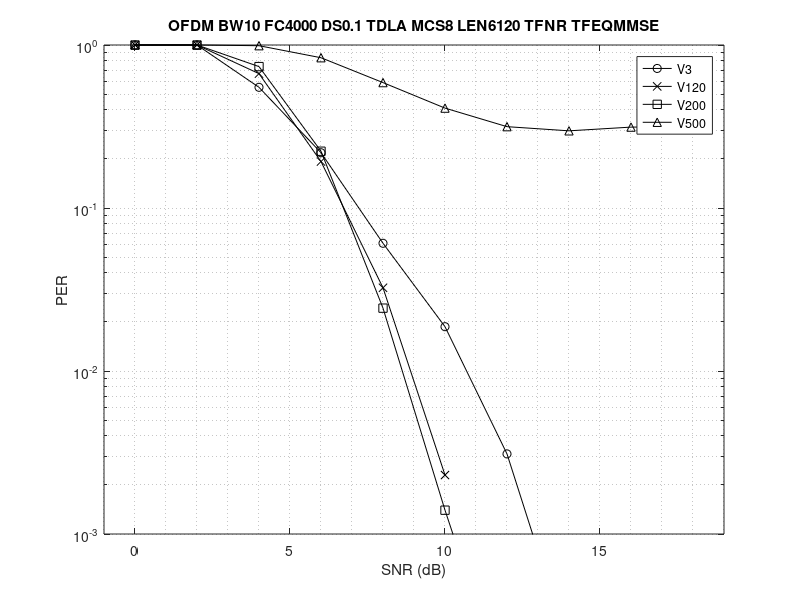
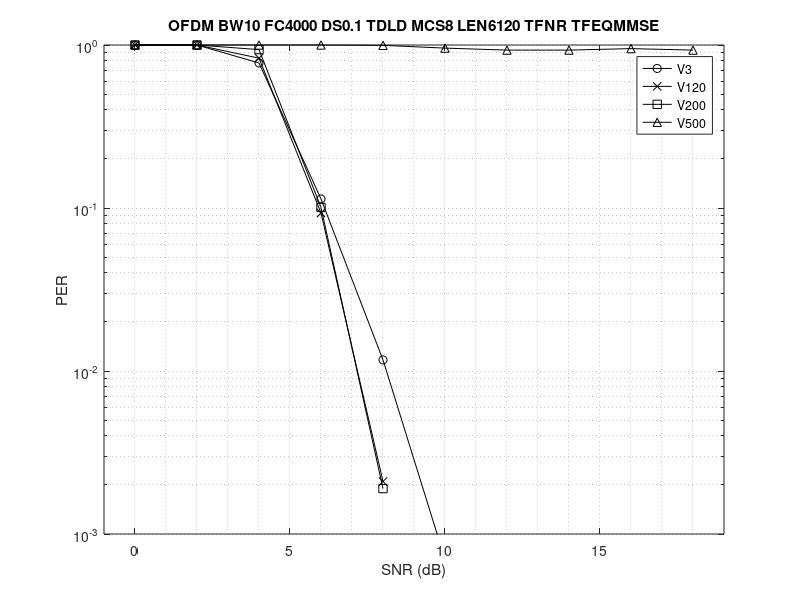
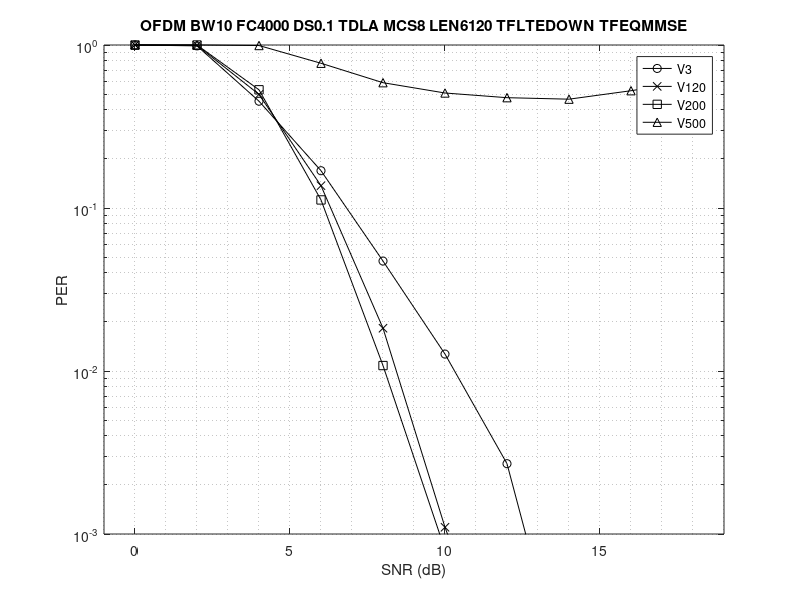
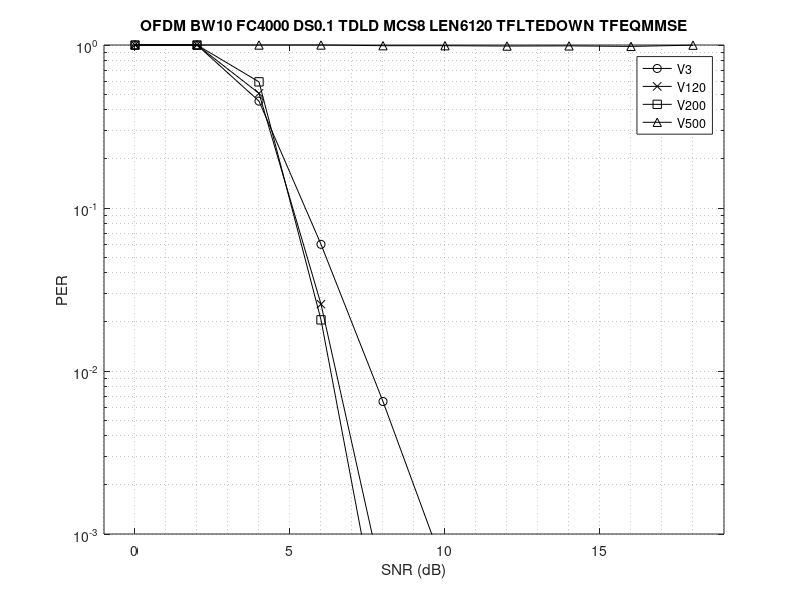

Recreate these plots in MATLAB, in order.
% simulator: new_wave_test_r3
% commit: caa3e60

% RUNNING CASE: OFDM BW10 FC4000 V3 DS0.1 TDLA MCS8 LEN6120 SIM10000 SNR0 TFNR TFEQMMSE
per_case01 = [ ...
  0.0        401   1.000000
  2.0        401   1.000000
  4.0        729   0.550069
  6.0       1837   0.218291
  8.0       6601   0.060748
 10.0      10000   0.018700
 12.0      10000   0.003100
 14.0      10000   0.000200
 16.0      10000   0.000100];

% RUNNING CASE: OFDM BW10 FC4000 V120 DS0.1 TDLA MCS8 LEN6120 SIM10000 SNR0 TFNR TFEQMMSE
per_case02 = [ ...
  0.0        401   1.000000
  2.0        401   1.000000
  4.0        601   0.667221
  6.0       2080   0.192788
  8.0      10000   0.032400
 10.0      10000   0.002300
 12.0      10000   0.000000];

% RUNNING CASE: OFDM BW10 FC4000 V200 DS0.1 TDLA MCS8 LEN6120 SIM10000 SNR0 TFNR TFEQMMSE
per_case03 = [ ...
  0.0        401   1.000000
  2.0        401   1.000000
  4.0        544   0.737132
  6.0       1798   0.223026
  8.0      10000   0.024300
 10.0      10000   0.001400
 12.0      10000   0.000100];

% RUNNING CASE: OFDM BW10 FC4000 V500 DS0.1 TDLA MCS8 LEN6120 SIM10000 SNR0 TFNR TFEQMMSE
per_case04 = [ ...
  0.0        401   1.000000
  2.0        401   1.000000
  4.0        405   0.990123
  6.0        480   0.835417
  8.0        682   0.587977
 10.0        978   0.410020
 12.0       1271   0.315500
 14.0       1348   0.297478
 16.0       1279   0.313526
 18.0       1272   0.315252];

% RUNNING CASE: OFDM BW10 FC4000 V3 DS0.1 TDLD MCS8 LEN6120 SIM10000 SNR0 TFNR TFEQMMSE
per_case05 = [ ...
  0.0        401   1.000000
  2.0        401   1.000000
  4.0        517   0.775629
  6.0       3529   0.113630
  8.0      10000   0.011700
 10.0      10000   0.000700];

% RUNNING CASE: OFDM BW10 FC4000 V120 DS0.1 TDLD MCS8 LEN6120 SIM10000 SNR0 TFNR TFEQMMSE
per_case06 = [ ...
  0.0        401   1.000000
  2.0        401   1.000000
  4.0        483   0.830228
  6.0       4305   0.093148
  8.0      10000   0.002100
 10.0      10000   0.000000];

% RUNNING CASE: OFDM BW10 FC4000 V200 DS0.1 TDLD MCS8 LEN6120 SIM10000 SNR0 TFNR TFEQMMSE
per_case07 = [ ...
  0.0        401   1.000000
  2.0        401   1.000000
  4.0        428   0.936916
  6.0       3979   0.100779
  8.0      10000   0.001900
 10.0      10000   0.000000];

% RUNNING CASE: OFDM BW10 FC4000 V500 DS0.1 TDLD MCS8 LEN6120 SIM10000 SNR0 TFNR TFEQMMSE
per_case08 = [ ...
  0.0        401   1.000000
  2.0        401   1.000000
  4.0        401   1.000000
  6.0        401   1.000000
  8.0        403   0.995037
 10.0        419   0.957041
 12.0        431   0.930394
 14.0        431   0.930394
 16.0        422   0.950237
 18.0        431   0.930394];

% RUNNING CASE: OFDM BW10 FC4000 V3 DS0.1 TDLA MCS8 LEN6120 SIM10000 SNR0 TFLTEDOWN TFEQMMSE
per_case09 = [ ...
  0.0        401   1.000000
  2.0        406   0.987685
  4.0        887   0.452086
  6.0       2368   0.169341
  8.0       8483   0.047271
 10.0      10000   0.012700
 12.0      10000   0.002700
 14.0      10000   0.000100];

% RUNNING CASE: OFDM BW10 FC4000 V120 DS0.1 TDLA MCS8 LEN6120 SIM10000 SNR0 TFLTEDOWN TFEQMMSE
per_case10 = [ ...
  0.0        401   1.000000
  2.0        403   0.995037
  4.0        806   0.497519
  6.0       2926   0.137047
  8.0      10000   0.018300
 10.0      10000   0.001100
 12.0      10000   0.000100];

% RUNNING CASE: OFDM BW10 FC4000 V200 DS0.1 TDLA MCS8 LEN6120 SIM10000 SNR0 TFLTEDOWN TFEQMMSE
per_case11 = [ ...
  0.0        401   1.000000
  2.0        401   1.000000
  4.0        755   0.531126
  6.0       3578   0.112074
  8.0      10000   0.010800
 10.0      10000   0.000800];

% RUNNING CASE: OFDM BW10 FC4000 V500 DS0.1 TDLA MCS8 LEN6120 SIM10000 SNR0 TFLTEDOWN TFEQMMSE
per_case12 = [ ...
  0.0        401   1.000000
  2.0        401   1.000000
  4.0        404   0.992574
  6.0        519   0.772640
  8.0        683   0.587116
 10.0        790   0.507595
 12.0        844   0.475118
 14.0        862   0.465197
 16.0        765   0.524183
 18.0        663   0.604827];

% RUNNING CASE: OFDM BW10 FC4000 V3 DS0.1 TDLD MCS8 LEN6120 SIM10000 SNR0 TFLTEDOWN TFEQMMSE
per_case13 = [ ...
  0.0        401   1.000000
  2.0        401   1.000000
  4.0        886   0.452596
  6.0       6699   0.059860
  8.0      10000   0.006500
 10.0      10000   0.000600];

% RUNNING CASE: OFDM BW10 FC4000 V120 DS0.1 TDLD MCS8 LEN6120 SIM10000 SNR0 TFLTEDOWN TFEQMMSE
per_case14 = [ ...
  0.0        401   1.000000
  2.0        401   1.000000
  4.0        794   0.505038
  6.0      10000   0.025700
  8.0      10000   0.000500];

% RUNNING CASE: OFDM BW10 FC4000 V200 DS0.1 TDLA MCS8 LEN6120 SIM10000 SNR0 TFLTEDOWN TFEQMMSE
per_case15 = [ ...
  0.0        401   1.000000
  2.0        401   1.000000
  4.0        675   0.594074
  6.0      10000   0.020600
  8.0      10000   0.000200];

% RUNNING CASE: OFDM BW10 FC4000 V500 DS0.1 TDLD MCS8 LEN6120 SIM10000 SNR0 TFLTEDOWN TFEQMMSE
per_case16 = [ ...
  0.0        401   1.000000
  2.0        401   1.000000
  4.0        401   1.000000
  6.0        401   1.000000
  8.0        405   0.990123
 10.0        405   0.990123
 12.0        407   0.985258
 14.0        406   0.987685
 16.0        409   0.980440
 18.0        402   0.997512];

% RUNNING CASE: OFDM BW10 FC4000 V3 DS0.1 TDLA MCS8 LEN6120 SIM10000 SNR0 TFLTEUP TFEQMMSE
per_case17 = [ ...
  0.0        401   1.000000
  2.0        401   1.000000
  4.0        441   0.909297
  6.0       1073   0.373719
  8.0       4382   0.091511
 10.0      10000   0.021400
 12.0      10000   0.002500
 14.0      10000   0.000200];

% RUNNING CASE: OFDM BW10 FC4000 V120 DS0.1 TDLA MCS8 LEN6120 SIM10000 SNR0 TFLTEUP TFEQMMSE
per_case18 = [ ...
  0.0        401   1.000000
  2.0        401   1.000000
  4.0        429   0.934732
  6.0        968   0.414256
  8.0       4793   0.083664
 10.0      10000   0.010500
 12.0      10000   0.001000
 14.0      10000   0.000100];

% RUNNING CASE: OFDM BW10 FC4000 V200 DS0.1 TDLA MCS8 LEN6120 SIM10000 SNR0 TFLTEUP TFEQMMSE
per_case19 = [ ...
  0.0        401   1.000000
  2.0        401   1.000000
  4.0        406   0.987685
  6.0        619   0.647819
  8.0       1470   0.272789
 10.0       3471   0.115529
 12.0       5117   0.078366
 14.0       6244   0.064222
 16.0       5119   0.078336
 18.0       4782   0.083856];

% RUNNING CASE: OFDM BW10 FC4000 V500 DS0.1 TDLA MCS8 LEN6120 SIM10000 SNR0 TFLTEUP TFEQMMSE
per_case20 = [ ...
  0.0        401   1.000000
  2.0        401   1.000000
  4.0        401   1.000000
  6.0        401   1.000000
  8.0        401   1.000000
 10.0        401   1.000000
 12.0        401   1.000000
 14.0        403   0.995037
 16.0        403   0.995037
 18.0        402   0.997512];

% RUNNING CASE: OFDM BW10 FC4000 V3 DS0.1 TDLD MCS8 LEN6120 SIM10000 SNR0 TFLTEUP TFEQMMSE
per_case21 = [ ...
  0.0        401   1.000000
  2.0        401   1.000000
  4.0        403   0.995037
  6.0       1302   0.307988
  8.0      10000   0.024300
 10.0      10000   0.001200
 12.0      10000   0.000200];

% RUNNING CASE: OFDM BW10 FC4000 V120 DS0.1 TDLD MCS8 LEN6120 SIM10000 SNR0 TFLTEUP TFEQMMSE
per_case22 = [ ...
  0.0        401   1.000000
  2.0        401   1.000000
  4.0        401   1.000000
  6.0        902   0.444568
  8.0      10000   0.022500
 10.0      10000   0.000200];

% RUNNING CASE: OFDM BW10 FC4000 V200 DS0.1 TDLD MCS8 LEN6120 SIM10000 SNR0 TFLTEUP TFEQMMSE
per_case23 = [ ...
  0.0        401   1.000000
  2.0        401   1.000000
  4.0        401   1.000000
  6.0        436   0.919725
  8.0        777   0.516088
 10.0       1551   0.258543
 12.0       2212   0.181284
 14.0       2210   0.181448
 16.0       2065   0.194189
 18.0       1580   0.253797];

% RUNNING CASE: OFDM BW10 FC4000 V500 DS0.1 TDLD MCS8 LEN6120 SIM10000 SNR0 TFLTEUP TFEQMMSE
per_case24 = [ ...
  0.0        401   1.000000
  2.0        401   1.000000
  4.0        401   1.000000
  6.0        401   1.000000
  8.0        401   1.000000
 10.0        401   1.000000
 12.0        401   1.000000
 14.0        401   1.000000
 16.0        401   1.000000
 18.0        401   1.000000];

% RUNNING CASE: OFDM BW10 FC4000 V3 DS0.1 TDLA MCS8 LEN6120 SIM10000 SNR0 REAL TFEQMMSE
per_case25 = [ ...
  0.0        401   1.000000
  2.0        644   0.622671
  4.0       1542   0.260052
  6.0       3928   0.102088
  8.0      10000   0.033100
 10.0      10000   0.006900
 12.0      10000   0.002300
 14.0      10000   0.000400];

% RUNNING CASE: OFDM BW10 FC4000 V120 DS0.1 TDLA MCS8 LEN6120 SIM10000 SNR0 REAL TFEQMMSE
per_case26 = [ ...
  0.0        401   1.000000
  2.0        572   0.701049
  4.0       2053   0.195324
  6.0       7916   0.050657
  8.0      10000   0.008400
 10.0      10000   0.000500];

% RUNNING CASE: OFDM BW10 FC4000 V200 DS0.1 TDLA MCS8 LEN6120 SIM10000 SNR0 REAL TFEQMMSE
per_case27 = [ ...
  0.0        401   1.000000
  2.0        514   0.780156
  4.0       2189   0.183189
  6.0      10000   0.028700
  8.0      10000   0.002700
 10.0      10000   0.000100];

% RUNNING CASE: OFDM BW10 FC4000 V500 DS0.1 TDLA MCS8 LEN6120 SIM10000 SNR0 REAL TFEQMMSE
per_case28 = [ ...
  0.0        401   1.000000
  2.0        438   0.915525
  4.0       3044   0.131735
  6.0      10000   0.005900
  8.0      10000   0.000300];

% RUNNING CASE: OFDM BW10 FC4000 V3 DS0.1 TDLD MCS8 LEN6120 SIM10000 SNR0 REAL TFEQMMSE
per_case29 = [ ...
  0.0        401   1.000000
  2.0        574   0.698606
  4.0       3239   0.123804
  6.0      10000   0.021200
  8.0      10000   0.003000
 10.0      10000   0.000100];

% RUNNING CASE: OFDM BW10 FC4000 V120 DS0.1 TDLD MCS8 LEN6120 SIM10000 SNR0 REAL TFEQMMSE
per_case30 = [ ...
  0.0        401   1.000000
  2.0        460   0.871739
  4.0       4997   0.080248
  6.0      10000   0.001800
  8.0      10000   0.000000];

% RUNNING CASE: OFDM BW10 FC4000 V200 DS0.1 TDLD MCS8 LEN6120 SIM10000 SNR0 REAL TFEQMMSE
per_case31 = [ ...
  0.0        401   1.000000
  2.0        448   0.895089
  4.0       7401   0.054182
  6.0      10000   0.001000
  8.0      10000   0.000000];

% RUNNING CASE: OFDM BW10 FC4000 V500 DS0.1 TDLD MCS8 LEN6120 SIM10000 SNR0 REAL TFEQMMSE
per_case32 = [ ...
  0.0        401   1.000000
  2.0        404   0.992574
  4.0      10000   0.037000
  6.0      10000   0.000000];

% RUNNING CASE: OTFS BW10 FC4000 V3 DS0.1 TDLA MCS8 LEN6120 SIM10000 SNR0 DDTONE TFEQMMSE
per_case33 = [ ...
  0.0        401   1.000000
  2.0        401   1.000000
  4.0        458   0.875546
  6.0        880   0.455682
  8.0       2436   0.164614
 10.0       7972   0.050301
 12.0      10000   0.009500
 14.0      10000   0.002200
 16.0      10000   0.000000];

% RUNNING CASE: OTFS BW10 FC4000 V120 DS0.1 TDLA MCS8 LEN6120 SIM10000 SNR0 DDTONE TFEQMMSE
per_case34 = [ ...
  0.0        401   1.000000
  2.0        401   1.000000
  4.0        413   0.970944
  6.0        696   0.576149
  8.0       2512   0.159634
 10.0      10000   0.016400
 12.0      10000   0.001100
 14.0      10000   0.000000];

% RUNNING CASE: OTFS BW10 FC4000 V200 DS0.1 TDLA MCS8 LEN6120 SIM10000 SNR0 DDTONE TFEQMMSE
per_case35 = [ ...
  0.0        401   1.000000
  2.0        401   1.000000
  4.0        402   0.997512
  6.0        543   0.738490
  8.0       2641   0.151836
 10.0      10000   0.008800
 12.0      10000   0.000400
 14.0      10000   0.000000];

% RUNNING CASE: OTFS BW10 FC4000 V500 DS0.1 TDLA MCS8 LEN6120 SIM10000 SNR0 DDTONE TFEQMMSE
per_case36 = [ ...
  0.0        401   1.000000
  2.0        401   1.000000
  4.0        401   1.000000
  6.0        419   0.957041
  8.0       1277   0.314017
 10.0      10000   0.012600
 12.0      10000   0.000100
 14.0      10000   0.000100];

% RUNNING CASE: OTFS BW10 FC4000 V3 DS0.1 TDLD MCS8 LEN6120 SIM10000 SNR0 DDTONE TFEQMMSE
per_case37 = [ ...
  0.0        401   1.000000
  2.0        401   1.000000
  4.0        403   0.995037
  6.0        613   0.654160
  8.0       2552   0.157132
 10.0      10000   0.020200
 12.0      10000   0.001000
 14.0      10000   0.000000];

% RUNNING CASE: OTFS BW10 FC4000 V120 DS0.1 TDLD MCS8 LEN6120 SIM10000 SNR0 DDTONE TFEQMMSE
per_case38 = [ ...
  0.0        401   1.000000
  2.0        401   1.000000
  4.0        401   1.000000
  6.0        484   0.828512
  8.0       3093   0.129648
 10.0      10000   0.001500
 12.0      10000   0.000000];

% RUNNING CASE: OTFS BW10 FC4000 V200 DS0.1 TDLD MCS8 LEN6120 SIM10000 SNR0 DDTONE TFEQMMSE
per_case39 = [ ...
  0.0        401   1.000000
  2.0        401   1.000000
  4.0        401   1.000000
  6.0        454   0.883260
  8.0       3508   0.114310
 10.0      10000   0.000700];

% RUNNING CASE: OTFS BW10 FC4000 V500 DS0.1 TDLD MCS8 LEN6120 SIM10000 SNR0 DDTONE TFEQMMSE
per_case40 = [ ...
  0.0        401   1.000000
  2.0        401   1.000000
  4.0        401   1.000000
  6.0        401   1.000000
  8.0        938   0.427505
 10.0      10000   0.003000
 12.0      10000   0.000000];

% RUNNING CASE: OTFS BW10 FC4000 V3 DS0.1 TDLA MCS8 LEN6120 SIM10000 SNR0 REAL TFEQMMSE
per_case41 = [ ...
  0.0        401   1.000000
  2.0        610   0.657377
  4.0       1243   0.322607
  6.0       2652   0.151207
  8.0       6961   0.057607
 10.0      10000   0.017000
 12.0      10000   0.003200
 14.0      10000   0.001100
 16.0      10000   0.000000];

% RUNNING CASE: OTFS BW10 FC4000 V120 DS0.1 TDLA MCS8 LEN6120 SIM10000 SNR0 REAL TFEQMMSE
per_case42 = [ ...
  0.0        401   1.000000
  2.0        507   0.790927
  4.0       1284   0.312305
  6.0       4528   0.088560
  8.0      10000   0.016000
 10.0      10000   0.000900];
 
% RUNNING CASE: OTFS BW10 FC4000 V200 DS0.1 TDLA MCS8 LEN6120 SIM10000 SNR0 REAL TFEQMMSE
per_case43 = [ ...
  0.0        401   1.000000
  2.0        472   0.849576
  4.0       1375   0.291636
  6.0       6948   0.057714
  8.0      10000   0.008600
 10.0      10000   0.000400];
 
% RUNNING CASE: OTFS BW10 FC4000 V500 DS0.1 TDLA MCS8 LEN6120 SIM10000 SNR0 REAL TFEQMMSE
per_case44 = [ ...
  0.0        401   1.000000
  2.0        411   0.975669
  4.0       1419   0.282593
  6.0      10000   0.021800
  8.0      10000   0.000300];

% RUNNING CASE: OTFS BW10 FC4000 V3 DS0.1 TDLD MCS8 LEN6120 SIM10000 SNR0 REAL TFEQMMSE
per_case45 = [ ...
  0.0        401   1.000000
  2.0        496   0.808468
  4.0       1617   0.247990
  6.0       7836   0.051174
  8.0      10000   0.007700
 10.0      10000   0.001100
 12.0      10000   0.000000];

% RUNNING CASE: OTFS BW10 FC4000 V120 DS0.1 TDLD MCS8 LEN6120 SIM10000 SNR0 REAL TFEQMMSE
per_case46 = [ ...
  0.0        401   1.000000
  2.0        432   0.928241
  4.0       2013   0.199205
  6.0      10000   0.009600
  8.0      10000   0.000200];

% RUNNING CASE: OTFS BW10 FC4000 V200 DS0.1 TDLD MCS8 LEN6120 SIM10000 SNR0 REAL TFEQMMSE
per_case47 = [ ...
  0.0        401   1.000000
  2.0        409   0.980440
  4.0       2445   0.164008
  6.0      10000   0.003400
  8.0      10000   0.000000];

% RUNNING CASE: OTFS BW10 FC4000 V500 DS0.1 TDLD MCS8 LEN6120 SIM10000 SNR0 REAL TFEQMMSE
per_case48 = [ ...
  0.0        401   1.000000
  2.0        401   1.000000
  4.0       2755   0.145554
  6.0      10000   0.000200];

% RUNNING CASE: OTFS BW10 FC4000 V3 DS0.1 TDLA MCS8 LEN6120 SIM10000 SNR0 DDTONE TFEQMMSE
per_case49 = [ ...
  0.0        401   1.000000
  2.0        401   1.000000
  4.0        454   0.883260
  6.0        875   0.458286
  8.0       2547   0.157440
 10.0       8038   0.049888
 12.0      10000   0.010300
 14.0      10000   0.002900
 16.0      10000   0.000600];

% RUNNING CASE: OTFS BW10 FC4000 V120 DS0.1 TDLA MCS8 LEN6120 SIM10000 SNR0 DDTONE TFEQMMSE
per_case50 = [ ...
  0.0        401   1.000000
  2.0        401   1.000000
  4.0        415   0.966265
  6.0        665   0.603008
  8.0       2462   0.162876
 10.0      10000   0.015700
 12.0      10000   0.000400];

% RUNNING CASE: OTFS BW10 FC4000 V200 DS0.1 TDLA MCS8 LEN6120 SIM10000 SNR0 DDTONE TFEQMMSE
per_case51 = [ ...
  0.0        401   1.000000
  2.0        401   1.000000
  4.0        401   1.000000
  6.0        566   0.708481
  8.0       2562   0.156518
 10.0      10000   0.010100
 12.0      10000   0.000100];

% RUNNING CASE: OTFS BW10 FC4000 V500 DS0.1 TDLA MCS8 LEN6120 SIM10000 SNR0 DDTONE TFEQMMSE
per_case52 = [ ...
  0.0        401   1.000000
  2.0        401   1.000000
  4.0        401   1.000000
  6.0        422   0.950237
  8.0       1344   0.298363
 10.0      10000   0.013200
 12.0      10000   0.000200];

% RUNNING CASE: OTFS BW10 FC4000 V3 DS0.1 TDLA MCS8 LEN6120 SIM10000 SNR0 REAL TFEQMMSE
per_case53 = [ ...
  0.0        401   1.000000
  2.0        648   0.618827
  4.0       1182   0.339255
  6.0       2783   0.144089
  8.0       6867   0.058395
 10.0      10000   0.014400
 12.0      10000   0.003300
 14.0      10000   0.001200
 16.0      10000   0.000200];
 
% RUNNING CASE: OTFS BW10 FC4000 V120 DS0.1 TDLA MCS8 LEN6120 SIM10000 SNR0 REAL TFEQMMSE
per_case54 = [ ...
  0.0        401   1.000000
  2.0        547   0.733090
  4.0       1263   0.317498
  6.0       5062   0.079218
  8.0      10000   0.015900
 10.0      10000   0.002000
 12.0      10000   0.000300];
 
% RUNNING CASE: OTFS BW10 FC4000 V200 DS0.1 TDLA MCS8 LEN6120 SIM10000 SNR0 REAL TFEQMMSE
per_case55 = [ ...
  0.0        401   1.000000
  2.0        472   0.849576
  4.0       1395   0.287455
  6.0       7291   0.054999
  8.0      10000   0.006400
 10.0      10000   0.000300];
 
% RUNNING CASE: OTFS BW10 FC4000 V500 DS0.1 TDLA MCS8 LEN6120 SIM10000 SNR0 REAL TFEQMMSE
per_case56 = [ ...
  0.0        401   1.000000
  2.0        407   0.985258
  4.0       1382   0.290159
  6.0      10000   0.018900
  8.0      10000   0.000200];

figure
semilogy(per_case01(:,1),per_case01(:,3),'-ko'), hold on
semilogy(per_case02(:,1),per_case02(:,3),'-kx')
semilogy(per_case03(:,1),per_case03(:,3),'-ks')
semilogy(per_case04(:,1),per_case04(:,3),'-k^'), hold off
grid minor
title('OFDM BW10 FC4000 DS0.1 TDLA MCS8 LEN6120 TFNR TFEQMMSE')
xlabel('SNR (dB)'), ylabel('PER')
legend('V3', 'V120', 'V200', 'V500')
axis([-1 19 1e-3 1])

figure
semilogy(per_case05(:,1),per_case05(:,3),'-ko'), hold on
semilogy(per_case06(:,1),per_case06(:,3),'-kx')
semilogy(per_case07(:,1),per_case07(:,3),'-ks')
semilogy(per_case08(:,1),per_case08(:,3),'-k^'), hold off
grid minor
title('OFDM BW10 FC4000 DS0.1 TDLD MCS8 LEN6120 TFNR TFEQMMSE')
xlabel('SNR (dB)'), ylabel('PER')
legend('V3', 'V120', 'V200', 'V500')
axis([-1 19 1e-3 1])

figure
semilogy(per_case09(:,1),per_case09(:,3),'-ko'), hold on
semilogy(per_case10(:,1),per_case10(:,3),'-kx')
semilogy(per_case11(:,1),per_case11(:,3),'-ks')
semilogy(per_case12(:,1),per_case12(:,3),'-k^'), hold off
grid minor
title('OFDM BW10 FC4000 DS0.1 TDLA MCS8 LEN6120 TFLTEDOWN TFEQMMSE')
xlabel('SNR (dB)'), ylabel('PER')
legend('V3', 'V120', 'V200', 'V500')
axis([-1 19 1e-3 1])

figure
semilogy(per_case13(:,1),per_case13(:,3),'-ko'), hold on
semilogy(per_case14(:,1),per_case14(:,3),'-kx')
semilogy(per_case15(:,1),per_case15(:,3),'-ks')
semilogy(per_case16(:,1),per_case16(:,3),'-k^'), hold off
grid minor
title('OFDM BW10 FC4000 DS0.1 TDLD MCS8 LEN6120 TFLTEDOWN TFEQMMSE')
xlabel('SNR (dB)'), ylabel('PER')
legend('V3', 'V120', 'V200', 'V500')
axis([-1 19 1e-3 1])

figure
semilogy(per_case17(:,1),per_case17(:,3),'-ko'), hold on
semilogy(per_case18(:,1),per_case18(:,3),'-kx')
semilogy(per_case19(:,1),per_case19(:,3),'-ks')
semilogy(per_case20(:,1),per_case20(:,3),'-k^'), hold off
grid minor
title('OFDM BW10 FC4000 DS0.1 TDLA MCS8 LEN6120 TFLTEUP TFEQMMSE')
xlabel('SNR (dB)'), ylabel('PER')
legend('V3', 'V120', 'V200', 'V500')
axis([-1 19 1e-3 1])

figure
semilogy(per_case21(:,1),per_case21(:,3),'-ko'), hold on
semilogy(per_case22(:,1),per_case22(:,3),'-kx')
semilogy(per_case23(:,1),per_case23(:,3),'-ks')
semilogy(per_case24(:,1),per_case24(:,3),'-k^'), hold off
grid minor
title('OFDM BW10 FC4000 DS0.1 TDLD MCS8 LEN6120 TFLTEUP TFEQMMSE')
xlabel('SNR (dB)'), ylabel('PER')
legend('V3', 'V120', 'V200', 'V500')
axis([-1 19 1e-3 1])

figure
semilogy(per_case25(:,1),per_case25(:,3),'-ko'), hold on
semilogy(per_case26(:,1),per_case26(:,3),'-kx')
semilogy(per_case27(:,1),per_case27(:,3),'-ks')
semilogy(per_case28(:,1),per_case28(:,3),'-k^'), hold off
grid minor
title('OFDM BW10 FC4000 DS0.1 TDLA MCS8 LEN6120 REAL TFEQMMSE')
xlabel('SNR (dB)'), ylabel('PER')
legend('V3', 'V120', 'V200', 'V500')
axis([-1 19 1e-3 1])

figure
semilogy(per_case29(:,1),per_case29(:,3),'-ko'), hold on
semilogy(per_case30(:,1),per_case30(:,3),'-kx')
semilogy(per_case31(:,1),per_case31(:,3),'-ks')
semilogy(per_case32(:,1),per_case32(:,3),'-k^'), hold off
grid minor
title('OFDM BW10 FC4000 DS0.1 TDLD MCS8 LEN6120 REAL TFEQMMSE')
xlabel('SNR (dB)'), ylabel('PER')
legend('V3', 'V120', 'V200', 'V500')
axis([-1 19 1e-3 1])

figure
semilogy(per_case33(:,1),per_case33(:,3),'-ko'), hold on
semilogy(per_case34(:,1),per_case34(:,3),'-kx')
semilogy(per_case35(:,1),per_case35(:,3),'-ks')
semilogy(per_case36(:,1),per_case36(:,3),'-k^'), hold off
grid minor
title('OTFS BW10 FC4000 DS0.1 TDLA MCS8 LEN6120 DDTONE TFEQMMSE')
xlabel('SNR (dB)'), ylabel('PER')
legend('V3', 'V120', 'V200', 'V500')
axis([-1 19 1e-3 1])

figure
semilogy(per_case37(:,1),per_case37(:,3),'-ko'), hold on
semilogy(per_case38(:,1),per_case38(:,3),'-kx')
semilogy(per_case39(:,1),per_case39(:,3),'-ks')
semilogy(per_case40(:,1),per_case40(:,3),'-k^'), hold off
grid minor
title('OTFS BW10 FC4000 DS0.1 TDLD MCS8 LEN6120 DDTONE TFEQMMSE')
xlabel('SNR (dB)'), ylabel('PER')
legend('V3', 'V120', 'V200', 'V500')
axis([-1 19 1e-3 1])

figure
semilogy(per_case41(:,1),per_case41(:,3),'-ko'), hold on
semilogy(per_case42(:,1),per_case42(:,3),'-kx')
semilogy(per_case43(:,1),per_case43(:,3),'-ks')
semilogy(per_case44(:,1),per_case44(:,3),'-k^'), hold off
grid minor
title('OTFS BW10 FC4000 DS0.1 TDLA MCS8 LEN6120 REAL TFEQMMSE')
xlabel('SNR (dB)'), ylabel('PER')
legend('V3', 'V120', 'V200', 'V500')
axis([-1 19 1e-3 1])

figure
semilogy(per_case45(:,1),per_case45(:,3),'-ko'), hold on
semilogy(per_case46(:,1),per_case46(:,3),'-kx')
semilogy(per_case47(:,1),per_case47(:,3),'-ks')
semilogy(per_case48(:,1),per_case48(:,3),'-k^'), hold off
grid minor
title('OTFS BW10 FC4000 DS0.1 TDLD MCS8 LEN6120 REAL TFEQMMSE')
xlabel('SNR (dB)'), ylabel('PER')
legend('V3', 'V120', 'V200', 'V500')
axis([-1 19 1e-3 1])
